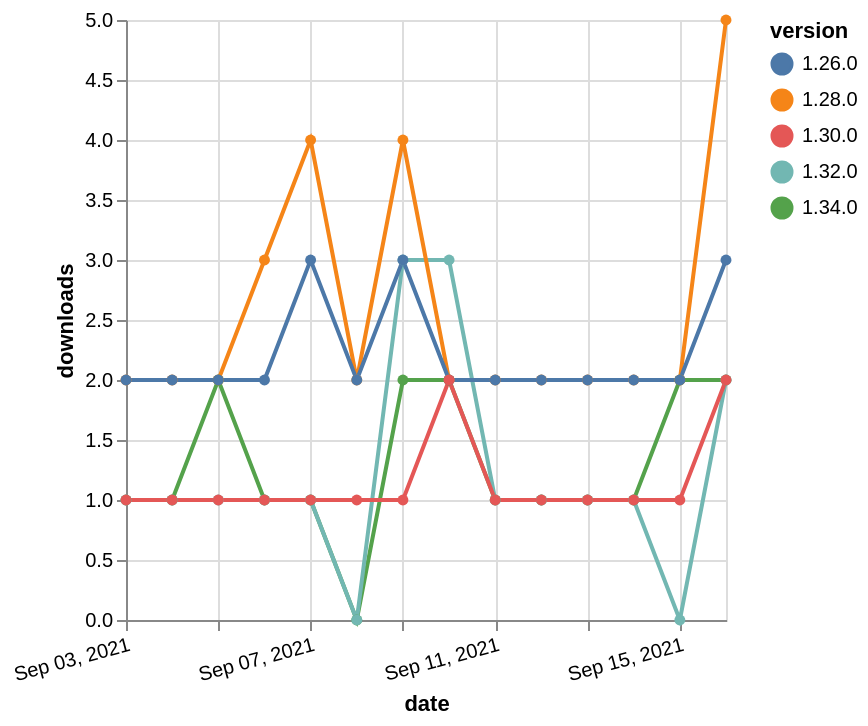

This figure's Vega-Lite source:
### Vega-Lite specification from a JSON file in a GitHub repository (floating-point values rounded to 4 significant figures)
{"$schema": "https://vega.github.io/schema/vega-lite/v5.json", "description": "A simple bar chart with embedded data.", "data": {"values": [{"date": "2021-09-03", "total": 192, "delta": 1, "version": "1.34.0"}, {"date": "2021-09-04", "total": 193, "delta": 1, "version": "1.34.0"}, {"date": "2021-09-05", "total": 195, "delta": 2, "version": "1.34.0"}, {"date": "2021-09-06", "total": 196, "delta": 1, "version": "1.34.0"}, {"date": "2021-09-07", "total": 197, "delta": 1, "version": "1.34.0"}, {"date": "2021-09-08", "total": 197, "delta": 0, "version": "1.34.0"}, {"date": "2021-09-09", "total": 199, "delta": 2, "version": "1.34.0"}, {"date": "2021-09-10", "total": 201, "delta": 2, "version": "1.34.0"}, {"date": "2021-09-11", "total": 202, "delta": 1, "version": "1.34.0"}, {"date": "2021-09-12", "total": 203, "delta": 1, "version": "1.34.0"}, {"date": "2021-09-13", "total": 204, "delta": 1, "version": "1.34.0"}, {"date": "2021-09-14", "total": 205, "delta": 1, "version": "1.34.0"}, {"date": "2021-09-15", "total": 207, "delta": 2, "version": "1.34.0"}, {"date": "2021-09-16", "total": 209, "delta": 2, "version": "1.34.0"}, {"date": "2021-09-03", "total": 338, "delta": 1, "version": "1.32.0"}, {"date": "2021-09-04", "total": 339, "delta": 1, "version": "1.32.0"}, {"date": "2021-09-05", "total": 340, "delta": 1, "version": "1.32.0"}, {"date": "2021-09-06", "total": 341, "delta": 1, "version": "1.32.0"}, {"date": "2021-09-07", "total": 342, "delta": 1, "version": "1.32.0"}, {"date": "2021-09-08", "total": 342, "delta": 0, "version": "1.32.0"}, {"date": "2021-09-09", "total": 345, "delta": 3, "version": "1.32.0"}, {"date": "2021-09-10", "total": 348, "delta": 3, "version": "1.32.0"}, {"date": "2021-09-11", "total": 349, "delta": 1, "version": "1.32.0"}, {"date": "2021-09-12", "total": 350, "delta": 1, "version": "1.32.0"}, {"date": "2021-09-13", "total": 351, "delta": 1, "version": "1.32.0"}, {"date": "2021-09-14", "total": 352, "delta": 1, "version": "1.32.0"}, {"date": "2021-09-15", "total": 352, "delta": 0, "version": "1.32.0"}, {"date": "2021-09-16", "total": 354, "delta": 2, "version": "1.32.0"}, {"date": "2021-09-03", "total": 2473, "delta": 2, "version": "1.28.0"}, {"date": "2021-09-04", "total": 2475, "delta": 2, "version": "1.28.0"}, {"date": "2021-09-05", "total": 2477, "delta": 2, "version": "1.28.0"}, {"date": "2021-09-06", "total": 2480, "delta": 3, "version": "1.28.0"}, {"date": "2021-09-07", "total": 2484, "delta": 4, "version": "1.28.0"}, {"date": "2021-09-08", "total": 2486, "delta": 2, "version": "1.28.0"}, {"date": "2021-09-09", "total": 2490, "delta": 4, "version": "1.28.0"}, {"date": "2021-09-10", "total": 2492, "delta": 2, "version": "1.28.0"}, {"date": "2021-09-11", "total": 2494, "delta": 2, "version": "1.28.0"}, {"date": "2021-09-12", "total": 2496, "delta": 2, "version": "1.28.0"}, {"date": "2021-09-13", "total": 2498, "delta": 2, "version": "1.28.0"}, {"date": "2021-09-14", "total": 2500, "delta": 2, "version": "1.28.0"}, {"date": "2021-09-15", "total": 2502, "delta": 2, "version": "1.28.0"}, {"date": "2021-09-16", "total": 2507, "delta": 5, "version": "1.28.0"}, {"date": "2021-09-03", "total": 2323, "delta": 2, "version": "1.26.0"}, {"date": "2021-09-04", "total": 2325, "delta": 2, "version": "1.26.0"}, {"date": "2021-09-05", "total": 2327, "delta": 2, "version": "1.26.0"}, {"date": "2021-09-06", "total": 2329, "delta": 2, "version": "1.26.0"}, {"date": "2021-09-07", "total": 2332, "delta": 3, "version": "1.26.0"}, {"date": "2021-09-08", "total": 2334, "delta": 2, "version": "1.26.0"}, {"date": "2021-09-09", "total": 2337, "delta": 3, "version": "1.26.0"}, {"date": "2021-09-10", "total": 2339, "delta": 2, "version": "1.26.0"}, {"date": "2021-09-11", "total": 2341, "delta": 2, "version": "1.26.0"}, {"date": "2021-09-12", "total": 2343, "delta": 2, "version": "1.26.0"}, {"date": "2021-09-13", "total": 2345, "delta": 2, "version": "1.26.0"}, {"date": "2021-09-14", "total": 2347, "delta": 2, "version": "1.26.0"}, {"date": "2021-09-15", "total": 2349, "delta": 2, "version": "1.26.0"}, {"date": "2021-09-16", "total": 2352, "delta": 3, "version": "1.26.0"}, {"date": "2021-09-03", "total": 247, "delta": 1, "version": "1.30.0"}, {"date": "2021-09-04", "total": 248, "delta": 1, "version": "1.30.0"}, {"date": "2021-09-05", "total": 249, "delta": 1, "version": "1.30.0"}, {"date": "2021-09-06", "total": 250, "delta": 1, "version": "1.30.0"}, {"date": "2021-09-07", "total": 251, "delta": 1, "version": "1.30.0"}, {"date": "2021-09-08", "total": 252, "delta": 1, "version": "1.30.0"}, {"date": "2021-09-09", "total": 253, "delta": 1, "version": "1.30.0"}, {"date": "2021-09-10", "total": 255, "delta": 2, "version": "1.30.0"}, {"date": "2021-09-11", "total": 256, "delta": 1, "version": "1.30.0"}, {"date": "2021-09-12", "total": 257, "delta": 1, "version": "1.30.0"}, {"date": "2021-09-13", "total": 258, "delta": 1, "version": "1.30.0"}, {"date": "2021-09-14", "total": 259, "delta": 1, "version": "1.30.0"}, {"date": "2021-09-15", "total": 260, "delta": 1, "version": "1.30.0"}, {"date": "2021-09-16", "total": 262, "delta": 2, "version": "1.30.0"}]}, "width": "container", "mark": {"type": "line", "point": {"filled": true}}, "encoding": {"x": {"field": "date", "type": "temporal", "timeUnit": "yearmonthdate", "title": "date", "axis": {"labelAngle": -15}}, "y": {"field": "delta", "type": "quantitative", "title": "downloads"}, "color": {"field": "version", "type": "nominal"}, "tooltip": {"field": "delta"}}}
